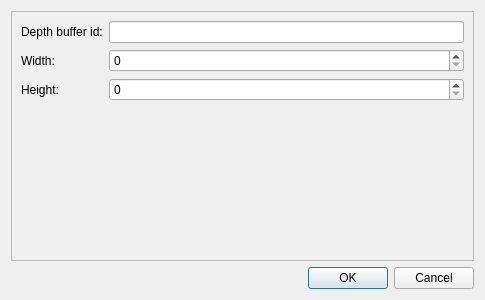
<?xml version="1.0" encoding="UTF-8"?>
<ui version="4.0">
 <class>DepthBufferDescriptorDialog</class>
 <widget class="QDialog" name="DepthBufferDescriptorDialog">
  <property name="geometry">
   <rect>
    <x>0</x>
    <y>0</y>
    <width>485</width>
    <height>300</height>
   </rect>
  </property>
  <property name="windowTitle">
   <string>Dialog</string>
  </property>
  <layout class="QVBoxLayout" name="verticalLayout">
   <item>
    <widget class="QFrame" name="frame">
     <property name="frameShape">
      <enum>QFrame::StyledPanel</enum>
     </property>
     <property name="frameShadow">
      <enum>QFrame::Raised</enum>
     </property>
     <layout class="QFormLayout" name="formLayout">
      <property name="fieldGrowthPolicy">
       <enum>QFormLayout::AllNonFixedFieldsGrow</enum>
      </property>
      <item row="0" column="0">
       <widget class="QLabel" name="label">
        <property name="text">
         <string>Depth buffer id:</string>
        </property>
       </widget>
      </item>
      <item row="0" column="1">
       <widget class="QLineEdit" name="depthBufferIdEdit"/>
      </item>
      <item row="1" column="0">
       <widget class="QLabel" name="label_2">
        <property name="text">
         <string>Width:</string>
        </property>
       </widget>
      </item>
      <item row="1" column="1">
       <widget class="QSpinBox" name="widthValueBox"/>
      </item>
      <item row="2" column="0">
       <widget class="QLabel" name="label_3">
        <property name="text">
         <string>Height:</string>
        </property>
       </widget>
      </item>
      <item row="2" column="1">
       <widget class="QSpinBox" name="heightValueBox"/>
      </item>
     </layout>
    </widget>
   </item>
   <item>
    <widget class="QDialogButtonBox" name="buttonBox">
     <property name="orientation">
      <enum>Qt::Horizontal</enum>
     </property>
     <property name="standardButtons">
      <set>QDialogButtonBox::Cancel|QDialogButtonBox::Ok</set>
     </property>
    </widget>
   </item>
  </layout>
 </widget>
 <resources/>
 <connections>
  <connection>
   <sender>buttonBox</sender>
   <signal>accepted()</signal>
   <receiver>DepthBufferDescriptorDialog</receiver>
   <slot>accept()</slot>
   <hints>
    <hint type="sourcelabel">
     <x>248</x>
     <y>254</y>
    </hint>
    <hint type="destinationlabel">
     <x>157</x>
     <y>274</y>
    </hint>
   </hints>
  </connection>
  <connection>
   <sender>buttonBox</sender>
   <signal>rejected()</signal>
   <receiver>DepthBufferDescriptorDialog</receiver>
   <slot>reject()</slot>
   <hints>
    <hint type="sourcelabel">
     <x>316</x>
     <y>260</y>
    </hint>
    <hint type="destinationlabel">
     <x>286</x>
     <y>274</y>
    </hint>
   </hints>
  </connection>
 </connections>
</ui>
